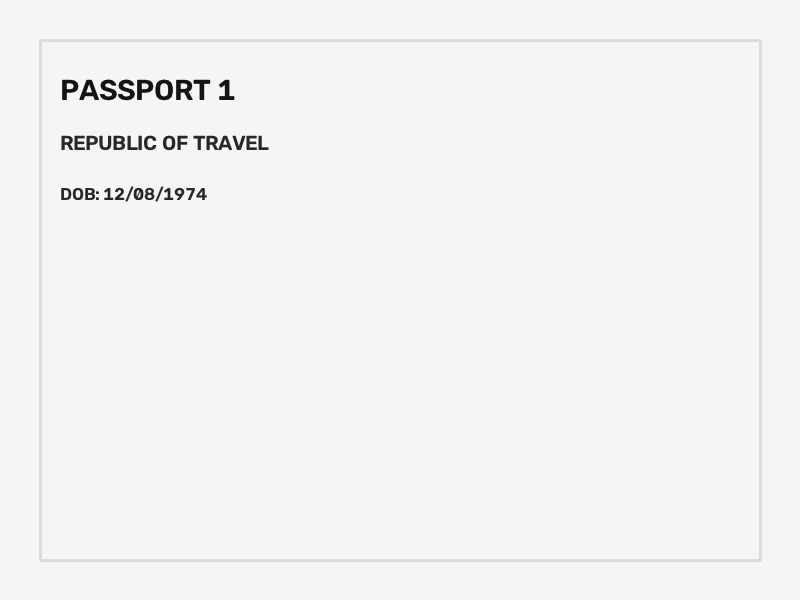
#> input picture ml-ocr/evaluation/data/clean/clean_sample_1.jpg, 800 x 600 px
$ python -i image_utils.py   (imports and definitions only)
#> lines starting #> are read from the running program, lines starting #| are printed output that depends on the picture; after the words box and inside, x2 and y2 are one past the last pixel; in counts of white or black regions, pixels touching at a corner belong together
#> further down, picture is the input picture: shape (600, 800, 3); min 10, max 255, mean 242.9
"""OpenCV image processing utilities for document boundary detection, perspective transformation, and enhancement."""

from typing import Optional, Tuple
import cv2
import numpy as np


# [52 lines left out: functions order_points, four_point_transform, not called in this run]


def detect_document_contour(image: np.ndarray, min_area_ratio: float = 0.15) -> Optional[np.ndarray]:
    """Detects 4-corner document contour in the image.

    Returns:
        np.ndarray of 4 points if found, else None.
    """
#> called with min_area_ratio = 0.15
    height, width = image.shape[:2]
#> height = 600; width = 800
    total_area = height * width
#> total_area = 480000

    # Preprocess for contour detection
    if len(image.shape) == 3:
        gray = cv2.cvtColor(image, cv2.COLOR_BGR2GRAY)
    else:
        gray = image.copy()

    blurred = cv2.GaussianBlur(gray, (5, 5), 0)

    # Edge detection and morphological closing
    edges = cv2.Canny(blurred, 50, 150)
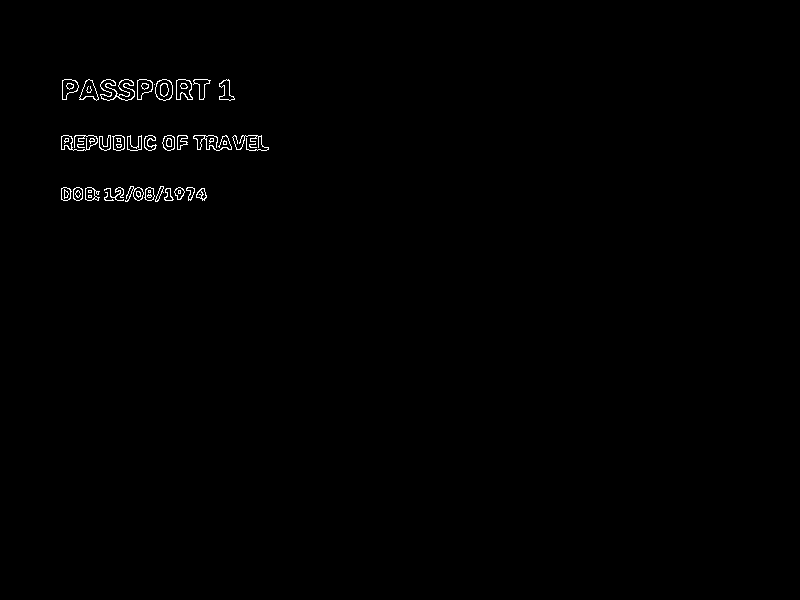
#> edges: shape (600, 800); 0.53% white in thin lines or dots, all inside (x1, y1, x2, y2) = (61, 79, 269, 202)
    kernel = cv2.getStructuringElement(cv2.MORPH_RECT, (5, 5))
    closed = cv2.morphologyEx(edges, cv2.MORPH_CLOSE, kernel)
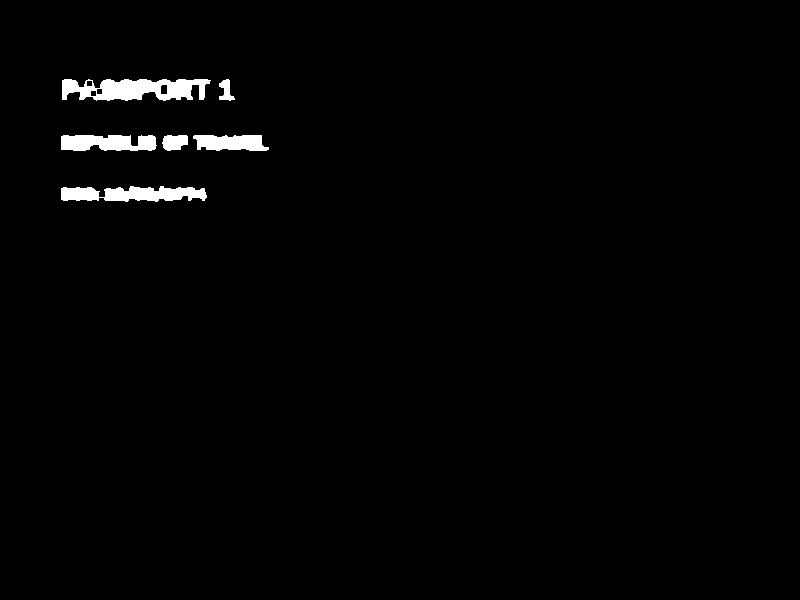
#> closed: shape (600, 800); 1.4% white; 6 white regions

    contours, _ = cv2.findContours(closed, cv2.RETR_EXTERNAL, cv2.CHAIN_APPROX_SIMPLE)
#> contours = 6 contours; box (x1, y1, x2, y2) and area: (62, 79, 211, 101) 2229, (61, 186, 207, 202) 1510, (61, 135, 157, 151) 1166, (193, 135, 269, 151) 888, (162, 135, 188, 151) 296, (219, 79, 235, 101) 159
    if not contours:
        return None

    # Sort contours by area descending
    contours = sorted(contours, key=cv2.contourArea, reverse=True)

    for c in contours:
        area = cv2.contourArea(c)
        if area < total_area * min_area_ratio:
            continue

        perimeter = cv2.arcLength(c, True)
        approx = cv2.approxPolyDP(c, 0.02 * perimeter, True)

        # Check if 4 vertices found and is convex
        if len(approx) == 4 and cv2.isContourConvex(approx):
            pts = approx.reshape(4, 2)
            return pts
#> this loop made 6 passes
#> area on passes 1 to 6: 2229, 1510, 1165.5, 888, 296.5, 159

    return None


# [254 lines left out: functions resize_image_if_needed, enhance_for_ocr, deskew_image, extract_mrz_region, get_mrz_candidate_crops, preprocess_mrz_crop and 2 more, not called in this run]

>>> import cv2
>>> picture = cv2.imread('../../evaluation/data/clean/clean_sample_1.jpg')
>>> result = detect_document_contour(picture)
